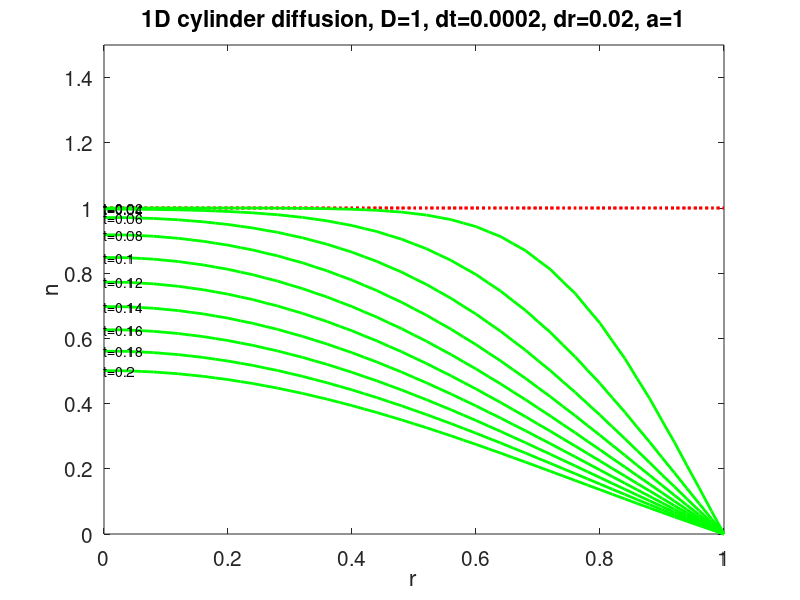

Here is the MATLAB script that generated this plot:
% Hua-sheng XIE, huashengxie@gmail.com, IFTS-ZJU, 2012-06-15 12:28
% Solving the Ex14.4 in Freidberg2007's book.
% Q: How to treat the boundary? A: dx should be large!
close all;clear;clc;
D=1.0; nt=1001; dt=0.0002; a=1.0; nj=50; dr=a/nj; r=0:dr:a;
% r=dr/2:dr:a+dr/2;
n=zeros(nt+1,nj+1);
n0=1.0;
n(1,:)=n0;
% n(1,:)=n0.*(1.0+0.99.*cos(pi.*r));
% n(1,:)=n0.*exp(-r.^2./(0.3*a)^2);
% n(1,nj+1)=0;
set(gcf,'DefaultAxesFontSize',15);
plot(r,n(1,:),'r:','LineWidth',2);hold on;
for it=1:nt
    if(mod(it,floor(nt/10))==1)        
        if(it<=1)
            plot(r,n(1,:),'r:','LineWidth',2);hold on;
        else
            plot(r,n(it,:),'g','LineWidth',2);
        end
        xlabel('r');ylabel('n');
        title(['1D cylinder diffusion, D=',num2str(D),', dt=',num2str(dt),...
            ', dr=',num2str(dr,3),', a=',num2str(a)]); ylim([0,1.5]);
        [ym,idx]=max(n(it,:),[],2);
        text(r(idx),ym,['t=',num2str((it-1)*dt)]);
    end
    
    for j=2:nj
        n(it+1,j)=n(it,j)+D*((n(it,j+1)+n(it,j-1)-2*n(it,j))/(dr^2)+(n(it,j+1)-n(it,j-1))/(2*r(j)*dr))*dt;
    end
    n(it+1,1)=n(it+1,2);
%     n(it+1,nj+1)=n(it+1,nj);
    n(it+1,nj+1)=0;
    pause(0.01);
end
print(gcf,'-dpng','diffusion_1d_r.png');
